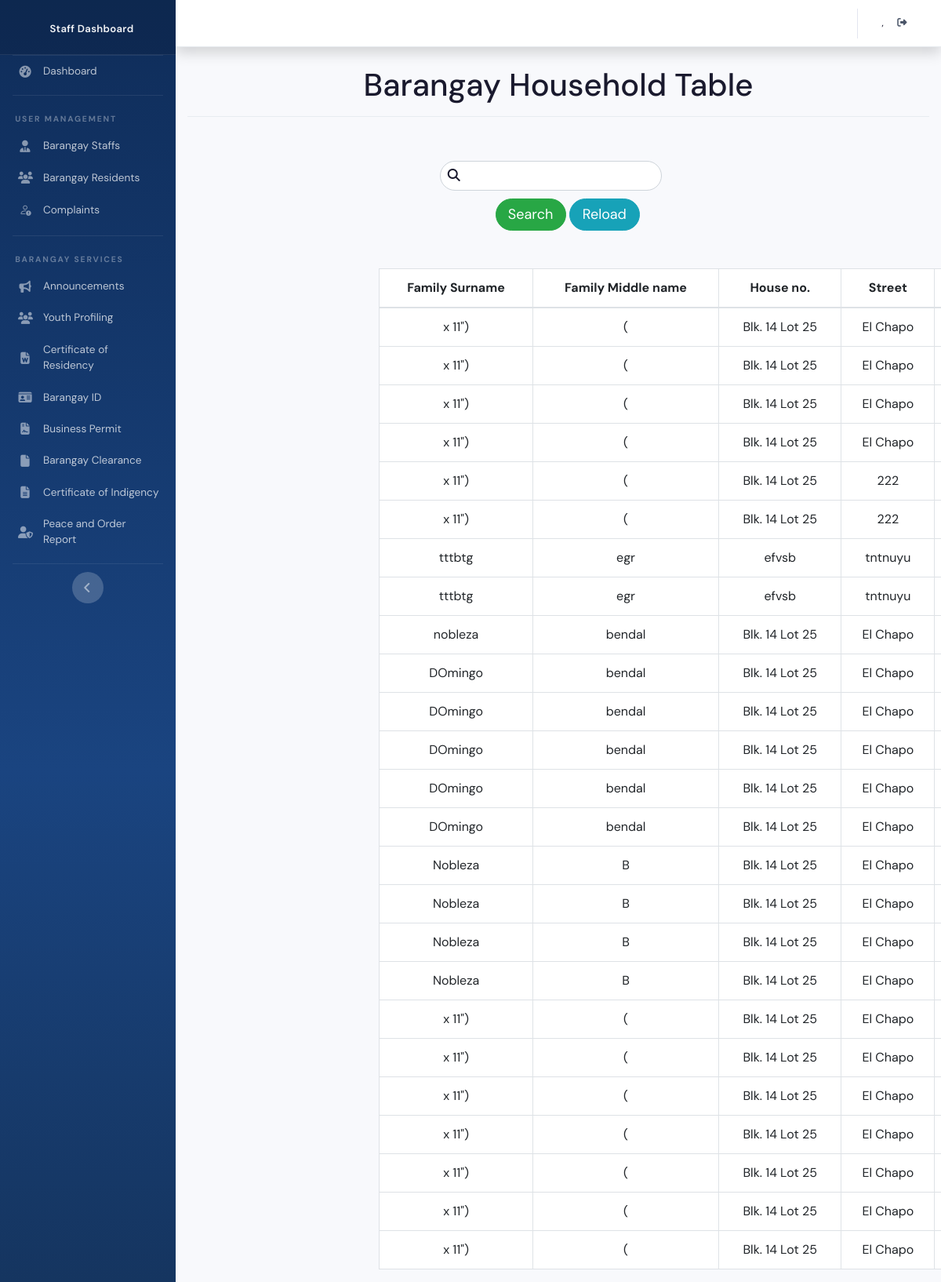
Page /staff_table_totalhouse.php on the earlier database version.
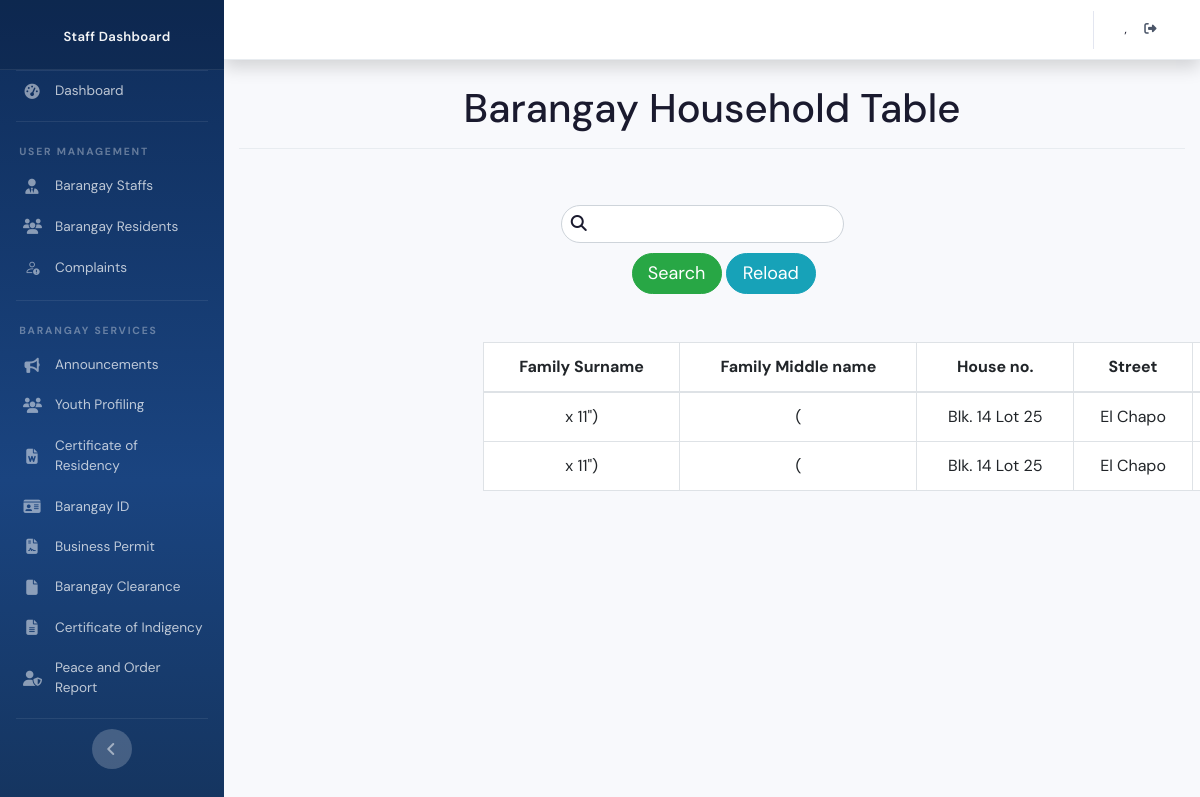
Same page on the later database version.
### tables this page shows
CREATE TABLE `tbl_resident` (
  `id_resident` int NOT NULL,
  `res_photo` mediumblob,
  `email` varchar(255) DEFAULT NULL,
  `phone_number` varchar(20) DEFAULT NULL,
  `password` varchar(255) NOT NULL,
  `must_change_password` tinyint(1) NOT NULL DEFAULT '0',
  `lname` varchar(255) NOT NULL,
  `fname` varchar(255) NOT NULL,
  `mi` varchar(255) NOT NULL,
  `contact` varchar(20) DEFAULT NULL,
  `age` int NOT NULL,
  `sex` varchar(255) NOT NULL,
  `status` varchar(255) NOT NULL,
  `houseno` varchar(255) DEFAULT NULL,
  `street` varchar(255) DEFAULT NULL,
  `brgy` varchar(255) DEFAULT NULL,
  `municipal` varchar(255) DEFAULT NULL,
  `address` varchar(255) DEFAULT NULL,
  `bdate` date NOT NULL,
  `bplace` varchar(255) NOT NULL,
  `nationality` varchar(255) NOT NULL,
  `family_role` varchar(255) NOT NULL,
  `voter` varchar(255) DEFAULT NULL,
  `role` varchar(255) NOT NULL,
  `is_verified` tinyint(1) NOT NULL DEFAULT '0',
  `verified_at` datetime DEFAULT NULL,
  `verified_by` varchar(100) DEFAULT NULL,
  `addedby` varchar(255) DEFAULT NULL,
  `is_archived` tinyint(1) NOT NULL DEFAULT '0' COMMENT '0 = active, 1 = archived',
  `archived_at` datetime DEFAULT NULL COMMENT 'Timestamp when the resident was archived'
);

### classes/main.class.php (called while the page is built, shortened)
<?php
class BMISClass {
    public function get_userdata(){
        return $_SESSION['userdata'];
    }
}
$bmis = new BMISClass();
?>

### classes/resident.class.php (called while the page is built, shortened)
<?php
    require_once('main.class.php');
    class ResidentClass extends BMISClass {
    public function view_resident_household(){
        $connection = $this->openConn();
        $stmt = $connection->prepare("SELECT * from tbl_resident WHERE `family_role` = 'Yes'");
        $stmt->execute();
        $view = $stmt->fetchAll();
        return $view;
    }
    }
?>

### admn_table_totalhouse_search.php (the view, shortened to what this page needs)
<?php
	require 'classes/conn.php';
	if(isset($_POST['search_household'])){
		$keyword = $_POST['keyword'];
?>
<table class="table table-hover text-center table-bordered" style="min-width: 1000px;">
        <thead class="alert-info">
		<tr>
			<th> Family Surname </th>
			<th> Family Middle name </th>
			<th> House no. </th>
			<th> Street </th>
			<th> Barangay</th>
			<th> Municipality </th>
		</tr>
	</thead>
	<tbody>
		<?php
			$stmnt = $conn->prepare("SELECT * FROM `tbl_resident` WHERE `lname` LIKE '%$keyword%' or  `mi` LIKE '%$keyword%' or  `fname` LIKE '%$keyword%'
			or `houseno` LIKE '%$keyword%' or  `street` LIKE '%$keyword%' or  `brgy` LIKE '%$keyword%'");
			$stmnt->execute();
			while($view = $stmnt->fetch()){
		?>
			<tr>
				<td> <?= $view['lname'];?> </td>
				<td> <?= $view['mi'];?> </td>
				<td> <?= $view['houseno'];?> </td>
				<td> <?= $view['street'];?> </td>
				<td> <?= $view['brgy'];?> </td>
				<td> <?= $view['municipal'];?> </td>
			</tr>
		<?php
		}
		?>
	</tbody>
</table>
<?php
	}else{
?>
<table class="table table-hover text-center table-bordered" style="min-width: 1000px;">
        <thead class="alert-info">
		<tr>
			<th> Family Surname </th>
			<th> Family Middle name </th>
			<th> House no. </th>
			<th> Street </th>
			<th> Barangay</th>
		</tr>
	</thead>
	<tbody>
		<?php if(is_array($view)) {?>
			<?php foreach($view as $view) {?>
				<tr>
					<td> <?= $view['lname'];?> </td>
					<td> <?= $view['mi'];?> </td>
					<td> <?= $view['houseno'];?> </td>
					<td> <?= $view['street'];?> </td>
					<td> <?= $view['brgy'];?> </td>
				</tr>
			<?php
				}
			?>
		<?php
			}
		?>
	</tbody>
</table>
<link href="../BarangaySystem/customcss/regiformstyle.css" rel="stylesheet" type="text/css">
<link href="../BarangaySystem/bootstrap/css/bootstrap.css" rel="stylesheet" type="text/css">
<?php
	}
?>

### dashboard_sidebar_start_staff.php (shortened to what this page needs)
<!DOCTYPE html>
<html lang="en">
<head>
    <link href="vendor/fontawesome-free/css/all.min.css" rel="stylesheet" type="text/css">
    <link href="css/sb-admin-2.min.css" rel="stylesheet">
</head>
<body id="page-top">
    <div id="wrapper">
        <ul class="navbar-nav bg-primary sidebar sidebar-dark accordion" id="accordionSidebar">
            <a class="sidebar-brand d-flex align-items-center justify-content-center" href="staff_dashboard.php">
                <div class="sidebar-brand-text">Staff Dashboard </div>
            </a>
            <hr class="sidebar-divider my-0">
            <li class="nav-item">
                <a class="nav-link" href="staff_dashboard.php">
                    <i class="fas fa-fw fa-tachometer-alt"></i>
                    <span>Dashboard</span></a>
            </li>
            <hr class="sidebar-divider">
            <div class="sidebar-heading">
                User Management
            </div>
            <li class="nav-item">
            <a class="nav-link" href="staff_staff_crud.php?id_user=<?= $userdetails['id_user'];?>">
                    <i class="fas fa-user-tie"></i>
                    <span>Barangay Staffs</span></a>
            </li>
            <li class="nav-item">
                <a class="nav-link" href="staff_resident_crud.php">
                    <i class="fas fa-users"></i>
                    <span>Barangay Residents</span></a>
            </li>
                    <li class="nav-item">
                <a class="nav-link" href="staff_complaints.php">
                    <i class="bi bi-person-exclamation"></i>
                    <span>Complaints</span></a>
            </li>
            <hr class="sidebar-divider">
            <div class="sidebar-heading">
                Barangay Services
            </div>
            <li class="nav-item">
                <a class="nav-link" href="staff_announcement_crud.php">
                    <i class="fas fa-bullhorn"></i>
                    <span>Announcements</span></a>
            </li>
            <li class="nav-item">
                <a class="nav-link" href="staff_youth_profile.php">
                    <i class="fas fa-users"></i>
                    <span>Youth Profiling</span></a>
            </li>
            <li class="nav-item">
                <a class="nav-link" href="staff_table_certofres.php">
                    <i class="fas fa-file-word"></i>
                    <span>Certificate of Residency</span></a>
            </li>
            <li class="nav-item">
                <a class="nav-link" href="staff_brgyid.php">
                    <i class="fas fa-id-card"></i>
                    <span>Barangay ID</span></a>
            </li>
            <li class="nav-item">
                <a class="nav-link" href="staff_bspermit.php">
                    <i class="fas fa-file-contract"></i>
                    <span>Business Permit</span></a>
            </li>
            <li class="nav-item">
                <a class="nav-link" href="staff_brgyclearance.php">
                    <i class="fas fa-file"></i>
                    <span>Barangay Clearance</span></a>
            </li>
            <li class="nav-item">
                <a class="nav-link" href="staff_certofindigency.php">
                    <i class="fas fa-file-alt"></i>
                    <span>Certificate of Indigency</span></a>
            </li>
            <li class="nav-item">
                <a class="nav-link" href="staff_blotterreport.php">
                    <i class="fas fa-user-shield"></i>
                    <span>Peace and Order Report</span></a>
            </li>
            <hr class="sidebar-divider d-none d-md-block">
            <div class="text-center d-none d-md-inline">
                <button class="rounded-circle border-0" id="sidebarToggle"></button>
            </div>
        </ul>
        <div id="content-wrapper" class="d-flex flex-column">
            <div id="content">
                <nav class="navbar navbar-expand navbar-light bg-white topbar mb-4 static-top shadow">
                    <ul class="navbar-nav ml-auto">
                        <li class="nav-item dropdown">
                            <a class="nav-link" href="index.php" id="userDropdown" role="button"
                                aria-haspopup="true" aria-expanded="false">
                                <span class="mr-2 d-none d-lg-inline text-gray-800 small"><?= $userdetails['surname']?>, <?= $userdetails['firstname']?></span>
                            </a>
                        </li>
                    </ul>
                </nav>

### staff_table_totalhouse.php (shortened to what this page needs)
<?php
   require('classes/resident.class.php');
   $userdetails = $bmis->get_userdata();
   $view = $residentbmis->view_resident_household();
?>
<?php
    include('dashboard_sidebar_start_staff.php');
?>
<div class="container-fluid">
    <div class="row">
        <div class="col text-center">
            <h1> Barangay Household Table </h1>
        </div>
    </div>
    <hr>
    <br><br>
    <div class="row">
        <div class="col">
            <form method="POST" action="">
                <div class="input-icons" >
                    <i class="fa fa-search icon"></i>
                    <input type="search" class="form-control" name="keyword" value="" required="" style="border-radius: 30px;"/>
                </div>
                    <button class="btn btn-success" name="search_household" style="width: 90px; font-size: 18px; border-radius:30px; margin-left:41.5%;">Search</button>
                    <a href="staff_table_totalhouse.php" class="btn btn-info" style="width: 90px; font-size: 18px; border-radius:30px;">Reload</a>
            </form>
            <br>
        </div>
    </div>
    <br>
    <div class="row">
        <div class="col-md-3"></div>
        <div class="col-md-6">
            <?php
                include('admn_table_totalhouse_search.php');
            ?>
        </div>
        <div class="col-md-3"></div>
    </div>
</div>
<link href="https://cdn.jsdelivr.net/npm/bootstrap@5.3.0/dist/css/bootstrap.min.css" rel="stylesheet">
<link rel="stylesheet" href="https://cdn.jsdelivr.net/npm/bootstrap-icons@1.11.3/font/bootstrap-icons.min.css">
<link href="../BarangaySystem/customcss/regiformstyle.css" rel="stylesheet" type="text/css">
<?php
    include('dashboard_sidebar_end.php');
?>

### dashboard_sidebar_end.php (shortened to what this page needs)
    <link href="../BarangaySystem/bootstrap/css/bootstrap.css" rel="stylesheet" type="text/css">
</body>
</html>

### css/regiformstyle.css (style rules this page uses)
body { background-color:#fff !important; }

### dashboard_sidebar_start_staff.php (style rules this page uses)
:root { --primary: #1e3a6e; --accent: #f0a500; --pending-bg: #fff8ec; --pending-bd: #f0a500; --pending-tx: #7a5200; --resolve-bg: #eaf7ef; --resolve-bd: #27ae60; --resolve-tx: #145a30; }
body { font-family: 'Segoe UI', system-ui, sans-serif; background: #f4f7fb; }
:root { --navy: #0f2d5a; --navy-mid: #1a4480; --navy-light: #2b5ea7; --navy-pale: #e8eef7; --gold: #c9943a; --gold-light: #e8b86d; --gold-pale: #fdf3e3; --teal: #0d9488; --teal-pale: #e0f2f0; --danger: #dc2626; --danger-pale: #fef2f2; --warning: #d97706; --warning-pale: #fffbeb; --success: #059669; --success-pale: #ecfdf5; --cream: #f7f8fc; --white: #ffffff; --text-dark: #1a1a2e; --text-mid: #4a5568; --text-light: #718096; --border: #e8ecf0; --shadow-sm: 0 2px 8px rgba(15,45,90,0.07); --shadow-md: 0 6px 24px rgba(15,45,90,0.11); --radius: 14px; --radius-sm: 10px; --transition: 0.22s cubic-bezier(0.4,0,0.2,1); }
body { font-family: 'DM Sans', -apple-system, sans-serif !important; background: var(--cream) !important; color: var(--text-dark) !important; }
h1, h2, h3, h4, h5, h6 { font-family: 'DM Sans', sans-serif !important; }
hr { border-color: var(--border) !important; opacity: 1 !important; margin: 0.5rem 0 !important; }
.sidebar { background: linear-gradient(180deg, var(--navy) 0%, var(--navy-mid) 60%, #153560 100%) !important; border-right: none !important; box-shadow: 4px 0 24px rgba(15,45,90,0.18); }
.sidebar-brand { padding: 1.6rem 1rem 1.4rem !important; background: rgba(0,0,0,0.12) !important; border-bottom: 1px solid rgba(255,255,255,0.08) !important; gap: 10px; }
.sidebar-brand-text { font-family: 'DM Sans', sans-serif !important; font-size: 0.82rem !important; font-weight: 600 !important; letter-spacing: 0.3px !important; color: rgba(255,255,255,0.95) !important; text-transform: none !important; line-height: 1.3; }
.sidebar-divider { border-top-color: rgba(255,255,255,0.08) !important; margin: 0.6rem 1rem !important; }
.sidebar-heading { font-size: 0.65rem !important; font-weight: 700 !important; letter-spacing: 1.8px !important; text-transform: uppercase !important; color: rgba(255,255,255,0.35) !important; padding: 0.8rem 1.2rem 0.4rem !important; }
.sidebar .nav-item .nav-link { color: rgba(255,255,255,0.72) !important; font-size: 0.875rem !important; font-weight: 400 !important; padding: 10px 20px !important; border-radius: 0 !important; transition: all var(--transition) !important; display: flex; align-items: center; gap: 10px; border-left: 3px solid transparent; }
.sidebar .nav-item .nav-link i, .sidebar .nav-item .nav-link .bi { font-size: 0.95rem; width: 18px; text-align: center; flex-shrink: 0; color: rgba(255,255,255,0.5); transition: color var(--transition); }
.topbar { background: var(--white) !important; box-shadow: 0 2px 16px rgba(15,45,90,0.08) !important; border-bottom: 1px solid var(--border) !important; padding: 0 20px !important; height: 60px; align-items: center; }
.topbar .nav-item .nav-link { color: var(--text-mid) !important; font-size: 0.875rem; font-weight: 500; padding: 8px 14px !important; border-radius: 8px; transition: all var(--transition); display: flex; align-items: center; gap: 8px; }
.topbar .text-gray-800 { color: var(--text-dark) !important; font-weight: 500; }

### staff_table_totalhouse.php (style rules this page uses)
.input-icons i { position: absolute; }
.input-icons { width: 30%; margin-bottom: 10px; margin-left: 34%; }
.icon { padding: 10px; min-width: 40px; }
.form-control { text-align: center; }

Differences in the rows shown:
removed tbl_resident: lname "x 11\")", mi "(", houseno "Blk. 14 Lot 25", street "El Chapo"
removed tbl_resident: lname "x 11\")", mi "(", houseno "Blk. 14 Lot 25", street "El Chapo"
removed tbl_resident: lname "x 11\")", mi "(", houseno "Blk. 14 Lot 25", street "222"
removed tbl_resident: lname "x 11\")", mi "(", houseno "Blk. 14 Lot 25", street "222"
removed tbl_resident: lname "tttbtg", mi "egr", houseno "efvsb", street "tntnuyu"
removed tbl_resident: lname "tttbtg", mi "egr", houseno "efvsb", street "tntnuyu"
removed tbl_resident: lname "nobleza", mi "bendal", houseno "Blk. 14 Lot 25", street "El Chapo"
removed tbl_resident: lname "DOmingo", mi "bendal", houseno "Blk. 14 Lot 25", street "El Chapo"
removed tbl_resident: lname "DOmingo", mi "bendal", houseno "Blk. 14 Lot 25", street "El Chapo"
removed tbl_resident: lname "DOmingo", mi "bendal", houseno "Blk. 14 Lot 25", street "El Chapo"
removed tbl_resident: lname "DOmingo", mi "bendal", houseno "Blk. 14 Lot 25", street "El Chapo"
removed tbl_resident: lname "DOmingo", mi "bendal", houseno "Blk. 14 Lot 25", street "El Chapo"
removed tbl_resident: lname "Nobleza", mi "B", houseno "Blk. 14 Lot 25", street "El Chapo"
removed tbl_resident: lname "Nobleza", mi "B", houseno "Blk. 14 Lot 25", street "El Chapo"
removed tbl_resident: lname "Nobleza", mi "B", houseno "Blk. 14 Lot 25", street "El Chapo"
removed tbl_resident: lname "Nobleza", mi "B", houseno "Blk. 14 Lot 25", street "El Chapo"
removed tbl_resident: lname "x 11\")", mi "(", houseno "Blk. 14 Lot 25", street "El Chapo"
removed tbl_resident: lname "x 11\")", mi "(", houseno "Blk. 14 Lot 25", street "El Chapo"
removed tbl_resident: lname "x 11\")", mi "(", houseno "Blk. 14 Lot 25", street "El Chapo"
removed tbl_resident: lname "x 11\")", mi "(", houseno "Blk. 14 Lot 25", street "El Chapo"
removed tbl_resident: lname "x 11\")", mi "(", houseno "Blk. 14 Lot 25", street "El Chapo"
removed tbl_resident: lname "x 11\")", mi "(", houseno "Blk. 14 Lot 25", street "El Chapo"
removed tbl_resident: lname "x 11\")", mi "(", houseno "Blk. 14 Lot 25", street "El Chapo"
